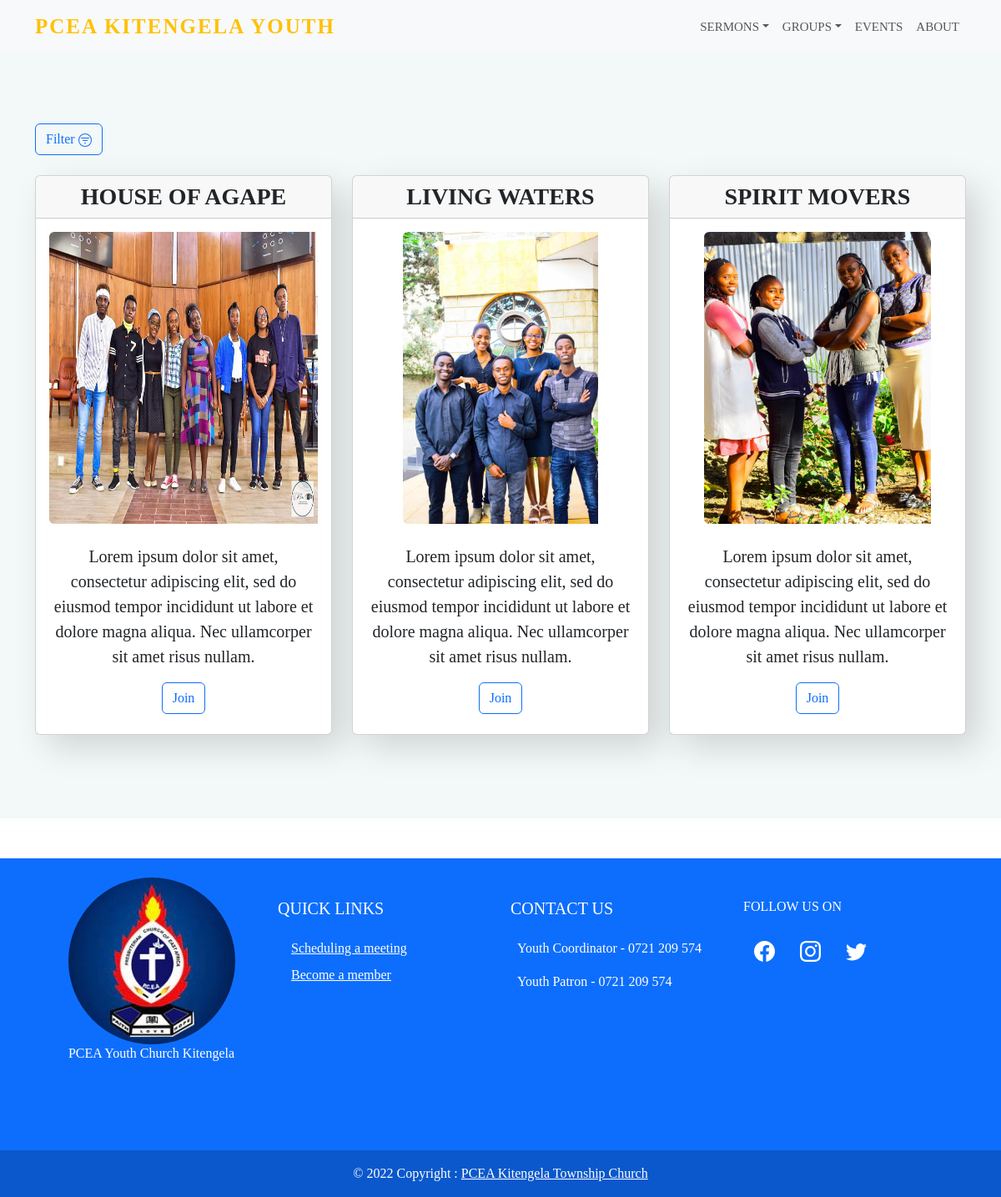
Screenshot of /families with the database file from the repository.
### main/models.py (models this page shows, shortened)
class Family(models.Model):
    Name = models.CharField(max_length=200)
    Leader = models.CharField(max_length=200)
    Photo = models.ImageField(upload_to="new")
    Description = models.TextField()

### main/views.py (the view, shortened to what this page needs)
# urls.py: path('families', Families),
def Families(request):
    join_family = Join_Family.objects.all()
    family = Family.objects.all()
    family_filter = FamilyFilter(request.GET, queryset=family)
    return render(request=request,
                  template_name='main/Families.html',
                  context={'filter':family_filter})

### main/templates/main/Families.html (shortened to what this page needs)
{% extends 'main/header.html' %}
{% block content%}
{%load static%}
{%load bootstrap%}
<section id="services" class="services section-padding">
  <div class='container'>
    <button type="button" class="btn btn-outline-primary" data-bs-toggle="modal" data-bs-target="#exampleModal" data-bs-whatever="@mdo">Filter
    </button><br>
    <div class="row">
      {%for fam in filter.qs %}
      <div class="col-12 col-md-12 col-lg-4">
        <div class="card text-center bg-white pb-2">
          <h3 class="card-header text-uppercase"><strong>{{fam.Name}}</strong></h3>
            <div class="card-body text-dark">
                <div class="img-area mb-4">
                    <img src={{fam.Photo.url }} style="height:350px;" alt="" class="img-fluid rounded-start">
                </div>
                <p class="lead">{{fam.Description}}</p>
                <button type="submit" class="btn btn-outline-primary" data-bs-toggle="modal" data-bs-target="#exampleModal2" data-bs-whatever="@mdo">Join</button>
            </div>
        </div>
      </div>
      {% endfor %}
    </div>
  </div>
</section>
{% endblock %}

### main/static/style.css (style rules this page uses)
* { font-family: montserrat; }
body { background: f1fff; }
.section-padding { padding: 100px 0; background: #F3F8F8; }
.services .card { box-shadow: 15px 15px 40px rgba(0,0,0,0.15); }

### rows the page displays
Family: Name "HOUSE OF AGAPE", Photo (picture), Description "Lorem ipsum dolor sit amet, consectetur adipiscing elit, sed do eiusmod tempor incididunt ut labore et dolore magna aliqua. Nec ullamcorper sit amet risus nullam."
Family: Name "LIVING WATERS", Photo (picture), Description "Lorem ipsum dolor sit amet, consectetur adipiscing elit, sed do eiusmod tempor incididunt ut labore et dolore magna aliqua. Nec ullamcorper sit amet risus nullam."
Family: Name "SPIRIT MOVERS", Photo (picture), Description "Lorem ipsum dolor sit amet, consectetur adipiscing elit, sed do eiusmod tempor incididunt ut labore et dolore magna aliqua. Nec ullamcorper sit amet risus nullam."
